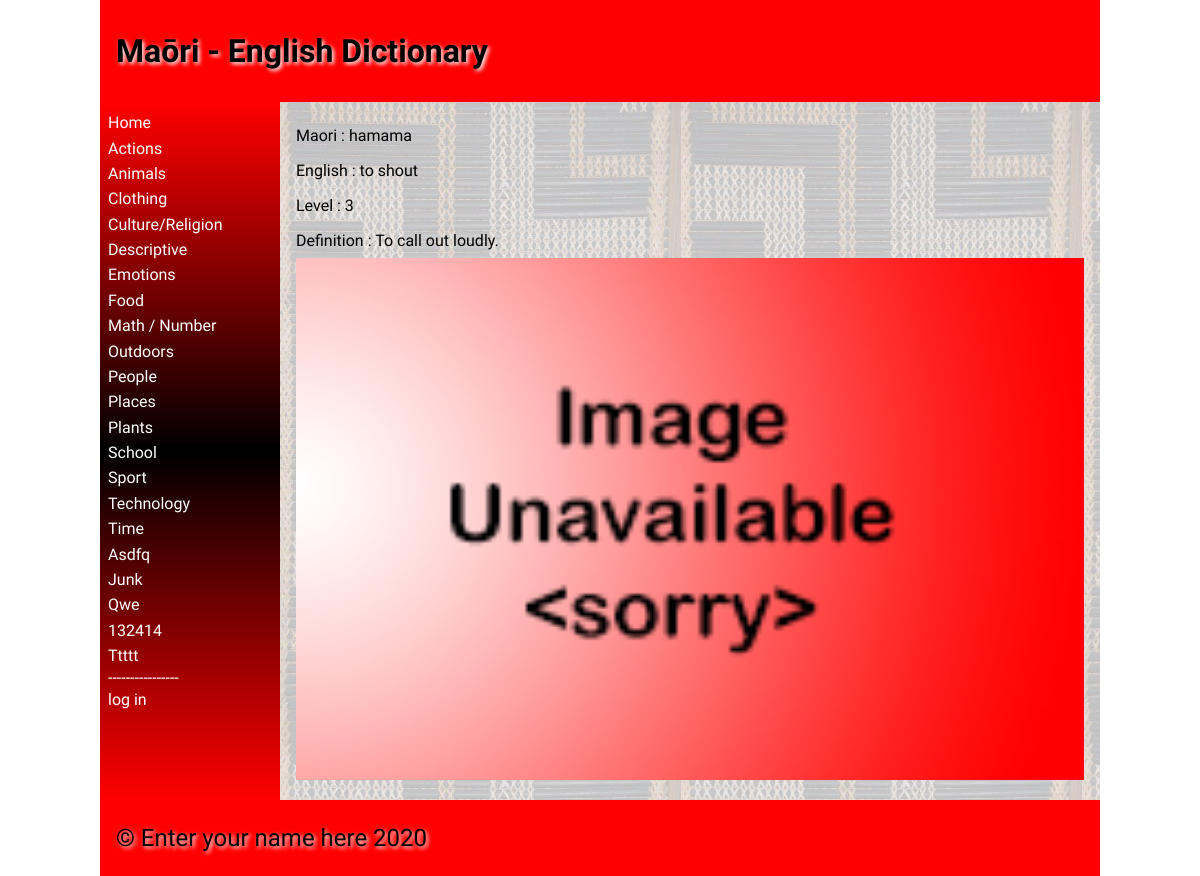
The app's page /word/1 with its own data.
### tables this page shows
CREATE TABLE category
(
	id integer
		constraint category_pk
			primary key autoincrement,
	category varchar(30)
);

CREATE TABLE "wordbank"
(
	id integer
		constraint wordbank_pk
			primary key autoincrement,
	maori varchar(30),
	english varchar(30),
	categories integer
		references category
			on delete cascade,
	definition varchar(200),
	level integer,
	image varchar(30),
	date datetime,
	user integer
		constraint wordbank_login_id_fk
			references login
);

### app.py (the view)
@app.route('/word/<word_id>')
def word_page(word_id):
    try:
        word_id = int(word_id)
    except ValueError:
        print("{} is not an integer".format(word_id))
        return redirect("/menu?error=Invalid+product+id")
    return render_template("word.html",wordlist=wordbank_list(),categories=categories(),word_id=word_id,logged_in=is_logged_in(),username=username())

### app.py (called while the page is built)
def create_connection(db_file):
    try:
        connection = sqlite3.connect(db_file)
        connection.execute('pragma foreign_keys=ON')
        return connection
    except Error as error:
        print(error)
    return None

def is_logged_in():
    if session.get('email') is None:
        print("not logged in ")
        return False
    else:
        print("logged in")
        return True

def categories():
    con = create_connection(DATABASE)
    query = "SELECT category,id FROM category"
    cur = con.cursor()
    cur.execute(query)
    category_list = cur.fetchall()
    con.close()
    return category_list

def username():
    con = create_connection(DATABASE)
    query = "SELECT firstname,lastname FROM login"
    cur = con.cursor()
    cur.execute(query)
    username = cur.fetchall()
    con.close()
    return username

def wordbank_list():
    con = create_connection(DATABASE)
    query = "SELECT id,maori,english,categories,definition,level,image,date,user FROM wordbank"
    cur = con.cursor()
    cur.execute(query,)
    wordbank_list = cur.fetchall()
    con.close()
    return wordbank_list

### templates/word.html (shortened to what this page needs)
{% extends 'base.html' %}
{% block heading %}Maōri - English Dictionary{% endblock %}
{% block main %}
    {% for wordbank in wordlist %}
        {%  if wordbank[0] == word_id %}
            <p> Maori : {{ wordbank[1] }}</p>
            <p> English : {{ wordbank[2] }}</p>
            <p> Level : {{ wordbank[5] }}</p>
            <p> Definition : {{ wordbank[4] }}</p>
            <img src =" static/images/{{ wordbank[6] }}">
        {% endif %}
    {%  endfor %}
{% endblock %}

### templates/base.html (shortened to what this page needs)
<!doctype html>
<html lang="en">
<head>
	<link href="{{ url_for('static', filename='css/style.css') }}" rel="stylesheet">
</head>
<body>
	<div id="container">
		<header>
			<h1>{% block heading %}{% endblock %}</h1>
		</header>
		<nav>
			<ul>
                <li><a href="\">Home</a></li>
                {% for category in categories %}
                    <li><a href="/category/{{ category[1] }}">{{ category[0] }}</a></li>
                {% endfor %}
                <div>
                    <a>----------------</a>
                    {% if logged_in %}
                    <li><a href = "/admin"> Admin</a></li>
                    <li><a href = "/add_words/{{ categories[0][1] }}"> add word</a></li>
                    <li><a href = "/logout">log out</a></li>
                    {% else %}
                    <li><a href = "/login">log in</a></li>
                    {% endif %}
                </div>
			</ul>
		</nav>
		<main>
            {% block main%}{% endblock %}
        </main>
		<footer>
			<p>
				&copy; Enter your name here 2020
			</p>
		</footer>
	</div>
</body>
</html>

### static/css/style.css (style rules this page uses)
* { font-family: Comfortaa, sans-serif; margin: 0; padding: 0; box-sizing: border-box; }
#container { display: grid; grid-template-columns: 75px auto; grid-template-areas: 'nav header' 'main main' 'footer footer'; }
header { grid-area: header; background-color: #f00; padding: 1rem; }
nav { grid-area: nav; }
main { grid-area: main; padding: 1rem; background-color: #edd; }
h1, h2, h3, h4 { padding: 1rem 0; font-family: 'Suez One', serif; color: #000; text-shadow: 2px 2px 4px #fff; }
p { padding: 0.5rem 0; }
a { color: #222; }
img { width: 100%; }
footer { grid-area: footer; padding: 1rem; background-color: #f00; }
footer p { color: #000; text-shadow: 2px 2px 4px #fff; font-size: 1.5rem; }
@media only screen and (min-width: 768px) { #container { grid-template-columns: 180px auto; grid-template-areas: 'header header' 'nav main' 'footer footer'; } }
@media only screen and (min-width: 768px) { nav { background: linear-gradient(180deg, rgba(255,0,0,1) 0%, rgba(0, 0, 0, 1) 50%, rgba(255,0,0,1) 100%); padding: 0.5rem; } }
@media only screen and (min-width: 768px) { nav ul { list-style: none; } }
@media only screen and (min-width: 768px) { nav li { padding: 0.2rem 0; } }
@media only screen and (min-width: 768px) { nav a { color: #fff; text-decoration: none; } }
@media only screen and (min-width: 768px) { main { background-image: url('/poutama.jpg'); } }
@media only screen and (min-width: 1000px) { #container { width: 1000px; margin: auto; } }

### records on screen
category: category "Actions"
category: category "Animals"
category: category "Clothing"
category: category "Culture/Religion"
category: category "Descriptive"
category: category "Emotions"
category: category "Food"
category: category "Math / Number"
category: category "Outdoors"
category: category "People"
category: category "Places"
category: category "Plants"
category: category "School"
category: category "Sport"
category: category "Technology"
category: category "Time"
category: category "Asdfq"
category: category "Junk"
category: category "Qwe"
category: category "132414"
category: category "Ttttt"
wordbank: maori "hamama", english "to shout", level "3", definition "To call out loudly.", image (placeholder picture)
